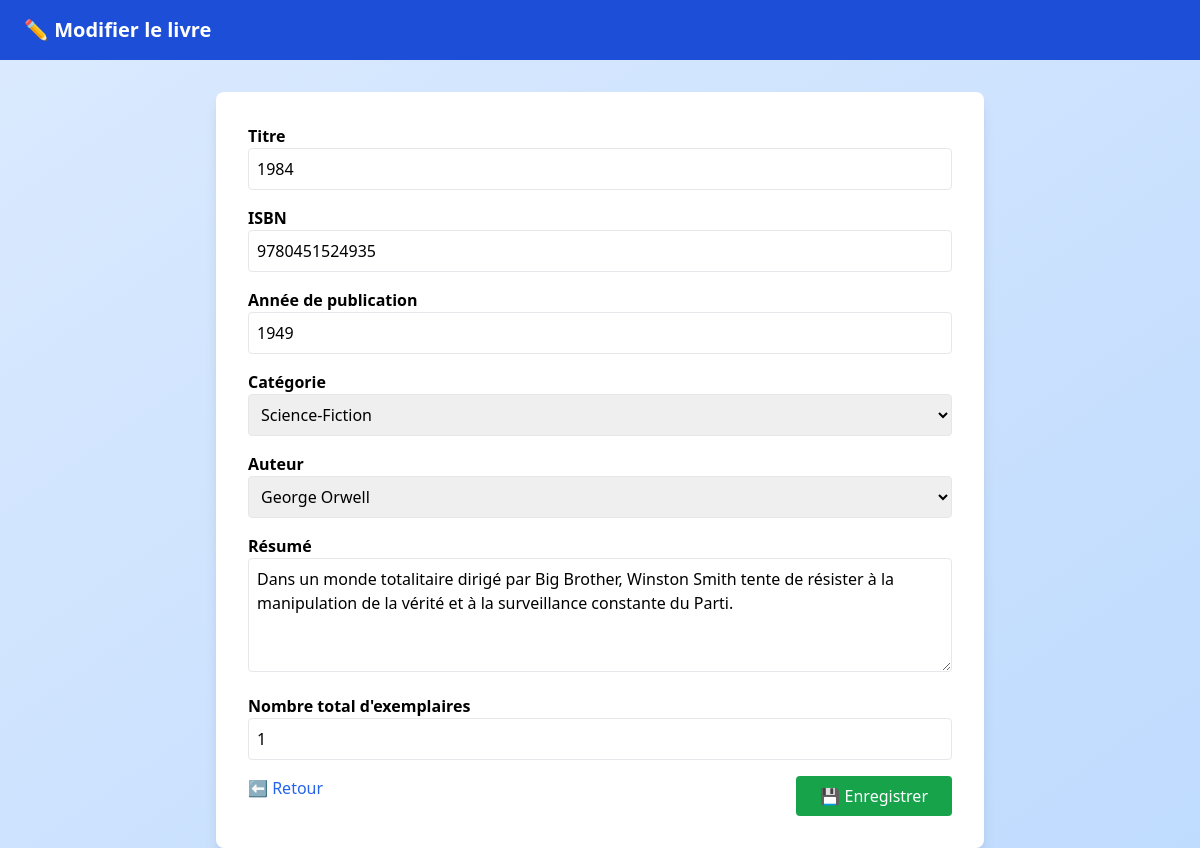
Page /books/edit.php?id=4 (signed in) on the committed database.
### tables this page shows
CREATE TABLE IF NOT EXISTS `livres` (
  `id` int NOT NULL AUTO_INCREMENT,
  `titre` varchar(255) NOT NULL,
  `isbn` varchar(13) NOT NULL,
  `annee_publication` year NOT NULL,
  `resume` text,
  `nombre_exemplaires_total` int NOT NULL,
  `nombre_exemplaires_disponibles` int NOT NULL,
  `auteur_id` int DEFAULT NULL,
  `categorie_id` int DEFAULT NULL,
  `utilisateur_id` int DEFAULT NULL,
  `nombre_exemplaires` int NOT NULL DEFAULT '0',
  `description` text,
  PRIMARY KEY (`id`),
  UNIQUE KEY `isbn` (`isbn`),
  KEY `fk_auteur` (`auteur_id`),
  KEY `fk_categorie` (`categorie_id`),
  KEY `fk_utilisateur` (`utilisateur_id`)
);

CREATE TABLE IF NOT EXISTS `categories` (
  `id` int NOT NULL AUTO_INCREMENT,
  `nom_categorie` varchar(100) DEFAULT NULL,
  PRIMARY KEY (`id`),
  UNIQUE KEY `nom_categorie` (`nom_categorie`)
);

CREATE TABLE IF NOT EXISTS `auteurs` (
  `id` int NOT NULL AUTO_INCREMENT,
  `nom` varchar(100) NOT NULL,
  `prenom` varchar(100) NOT NULL,
  `date_naissance` date DEFAULT NULL,
  `biographie` text,
  PRIMARY KEY (`id`)
);

### books/edit.php (the view, shortened to what this page needs)
<?php
require_once '../includes/config.php';
$livre_id = intval($_GET['id']);
$categories = $pdo->query("SELECT id, nom_categorie FROM categories ORDER BY nom_categorie")->fetchAll();
$auteurs = $pdo->query("SELECT id, prenom, nom FROM auteurs ORDER BY nom, prenom")->fetchAll();
$stmt = $pdo->prepare("SELECT * FROM livres WHERE id = ?");
$stmt->execute([$livre_id]);
$livre = $stmt->fetch();
?>
<!DOCTYPE html>
<html lang="fr">
<head>
    <script src="https://cdn.tailwindcss.com"></script>
</head>
<body class="bg-gradient-to-br from-blue-100 to-blue-200 min-h-screen">
<header class="bg-blue-700 text-white py-4 px-6">
    <h1 class="text-xl font-bold">✏️ Modifier le livre</h1>
</header>
<main class="max-w-3xl mx-auto mt-8 bg-white p-8 rounded-lg shadow-lg">
    <?php if ($livre): ?>
        <form method="POST" class="space-y-4">
            <div>
                <label class="font-semibold">Titre</label>
                <input type="text" name="titre" required class="w-full p-2 border rounded" value="<?= htmlspecialchars($livre['titre']) ?>">
            </div>
            <div>
                <label class="font-semibold">ISBN</label>
                <input type="text" name="isbn" required class="w-full p-2 border rounded" value="<?= htmlspecialchars($livre['isbn']) ?>">
            </div>
            <div>
                <label class="font-semibold">Année de publication</label>
                <input type="number" name="annee" min="1000" max="<?= date('Y') ?>" required class="w-full p-2 border rounded" value="<?= $livre['annee_publication'] ?>">
            </div>
            <div>
                <label class="font-semibold">Catégorie</label>
                <select name="categorie_id" required class="w-full p-2 border rounded">
                    <?php foreach ($categories as $cat): ?>
                        <option value="<?= $cat['id'] ?>" <?= $livre['categorie_id'] == $cat['id'] ? 'selected' : '' ?>>
                            <?= htmlspecialchars($cat['nom_categorie']) ?>
                        </option>
                    <?php endforeach; ?>
                </select>
            </div>
            <div>
                <label class="font-semibold">Auteur</label>
                <select name="auteur_id" required class="w-full p-2 border rounded">
                    <?php foreach ($auteurs as $auteur): ?>
                        <option value="<?= $auteur['id'] ?>" <?= $livre['auteur_id'] == $auteur['id'] ? 'selected' : '' ?>>
                            <?= htmlspecialchars($auteur['prenom'] . ' ' . $auteur['nom']) ?>
                        </option>
                    <?php endforeach; ?>
                </select>
            </div>
            <div>
                <label class="font-semibold">Résumé</label>
                <textarea name="resume" rows="4" required class="w-full p-2 border rounded"><?= htmlspecialchars($livre['resume']) ?></textarea>
            </div>
            <div>
                <label class="font-semibold">Nombre total d'exemplaires</label>
                <input type="number" name="exemplaires" min="1" required class="w-full p-2 border rounded" value="<?= $livre['nombre_exemplaires_total'] ?>">
            </div>
            <div class="flex justify-between">
                <a href="view.php?id=<?= $livre_id ?>" class="text-blue-600 hover:underline">⬅️ Retour</a>
                <button type="submit" class="bg-green-600 text-white px-6 py-2 rounded hover:bg-green-700 transition">💾 Enregistrer</button>
            </div>
        </form>
    <?php endif; ?>
</main>
</body>
</html>

### rows in the picture
livres: titre "1984", isbn "9780451524935", annee "1949", categorie_id "Science-Fiction", auteur_id "George Orwell", resume "Dans un monde totalitaire dirigé par Big Brother, Winston Smith tente de résister à la manipulation de la vérité et à la surveillance constante du Parti.", exemplaires "1"
